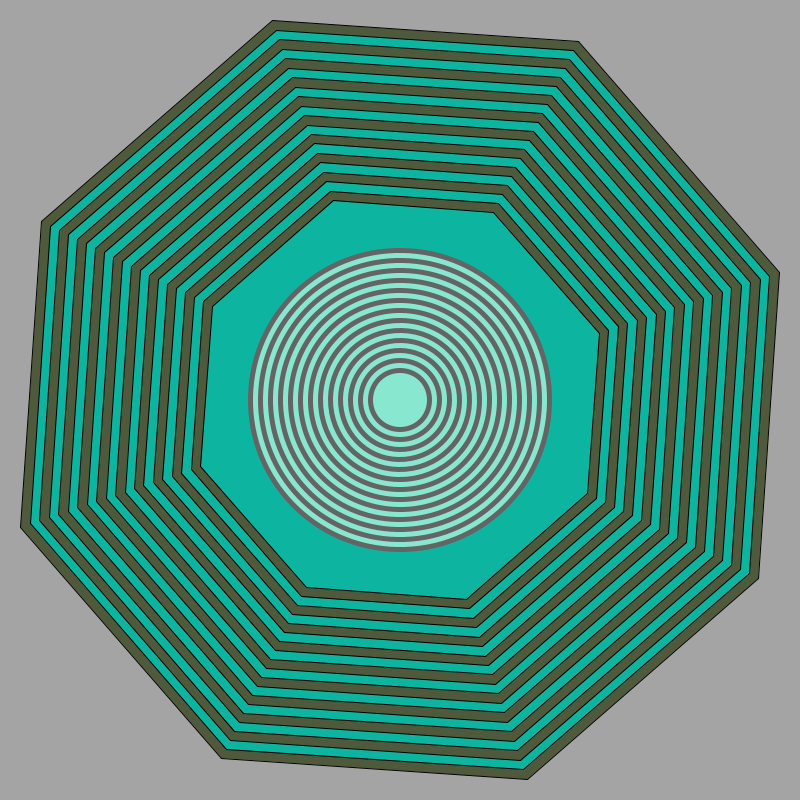
Frame 1 (no input)
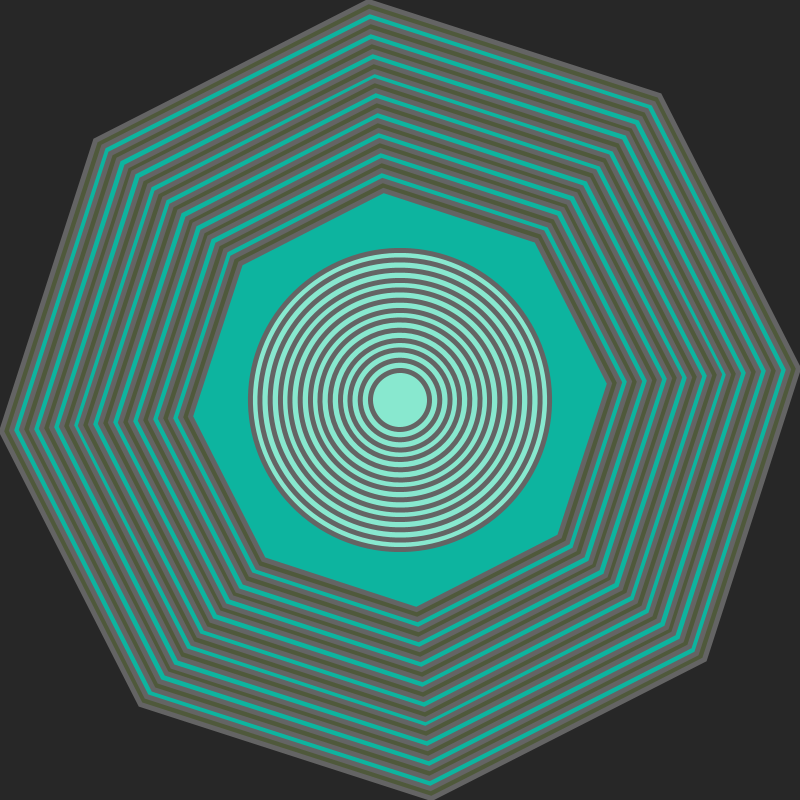
Frame 60 (the mouse pressed at the canvas centre just before this capture)
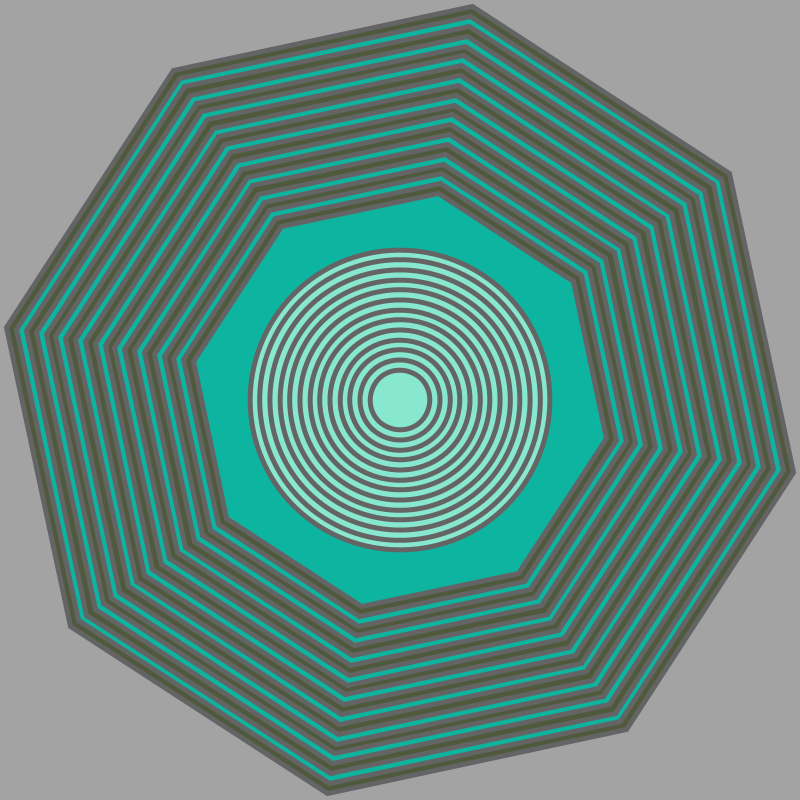
Frame 120 (the mouse held since frame 60 and released just before this capture)

The Processing sketch that drew these frames (run headless with seeded random() and noise(); from frame 60 on, the mouse is pressed at the canvas centre):

// Processing sketch: processing_52670
// ── processing_52670.pde


int sides = 8;

void setup() {
  size(800, 800);
  background(255);
  smooth();
}

void draw() {
  background(random(255));

  translate(width/2, height/2);

  rotate(radians(frameCount));

  boolean b = false;
  for (int i = 400; i > 200; i-=10)
  {
    if (b) {
      fill(13, 180, 159);
    }
    else fill (79, 89, 59);

    b = !b;
    createPoly(sides, i, 0, 0);
  } 

  fill(136, 232, 207);
  strokeWeight(5);
  stroke(100);
  int distanceBetweenCircles = 20;
  for (int i = 300; i > 40; i-=distanceBetweenCircles)
  {

    drawCircle(i);
  }
}

void drawCircle(int radius) {
  ellipse(0, 0, radius, radius);
}

void createPoly(int sides, float radius, float xPos, float yPos) {


  float theta = (PI * PI) - .25 * PI;
  int counter = 0;

  beginShape();
  while (counter < sides) {
    float x = xPos + cos(theta)*radius; 
    float y = yPos + sin(theta)*radius;

    vertex(x, y);
    theta = theta + TWO_PI/sides;
    counter = counter +1;
  }
  endShape(CLOSE);
}
